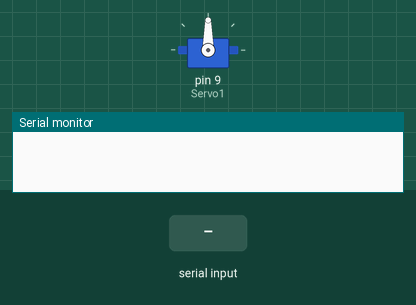
This sketch was run on a simulated Arduino Uno, built with avr-gcc and run on an emulated ATmega328P. Parts: servo, the last lines printed to the serial monitor. The inputs (shaded band) are chosen by the test bench.

Above: at 1.2 s.
1.3 s: "90,45\n" received over Serial
At 2.4 s:
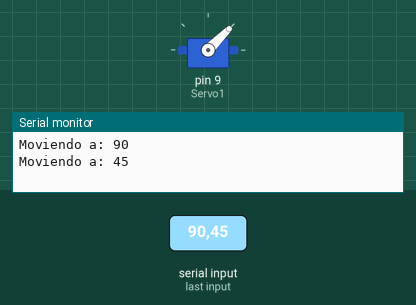
2.8 s: "30,150\n" received over Serial
At 4.4 s:
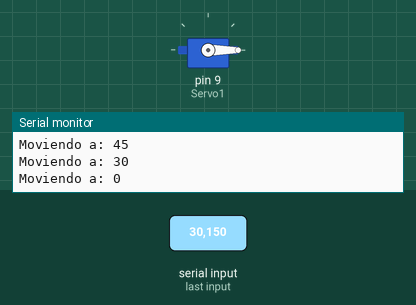
5.3 s: "90\n" received over Serial
At 6.6 s:
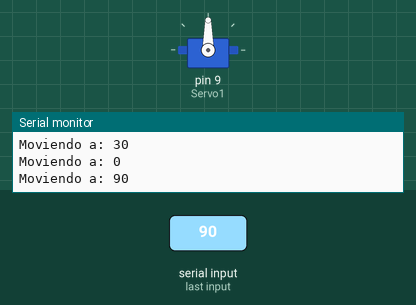
Timing chart, 0 to 8.3 s (numbered marks = the images above; inputs shaded):
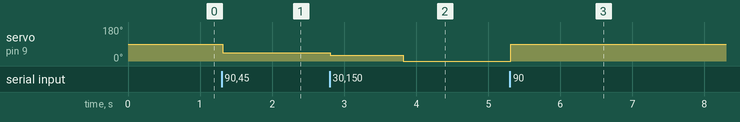

Measured:
- after the input at 1.3 s, servo on pin 9 (Servo1): 90° → 45° at once
- after the input at 2.8 s, servo on pin 9 (Servo1): 45° → 30° at once, → 0° 1.0 s later
- after the input at 5.3 s, servo on pin 9 (Servo1): 0° → 90° at once

The sketch:

s_5_entrada_pc.ino
```cpp
#include <Servo.h>

const int Servo1 = 9;

int ultimoAngulo= 0;

Servo miServo;


void setup() {

  miServo.attach(Servo1);
  Serial.begin(9600);

}

void loop() {

  if(Serial.available() > 0){
    int servoPos = Serial.parseInt();


    if(servoPos >= 0 && servoPos <= 180){
      ultimoAngulo = servoPos;
      Serial.print("Moviendo a: ");
      Serial.println(ultimoAngulo);
    }else{
      Serial.println("Angulo fuera de rango");
    }


    while (Serial.available() > 0){
    Serial.read();

    }

    miServo.write(ultimoAngulo);
  }

  delay(10);
}
```
